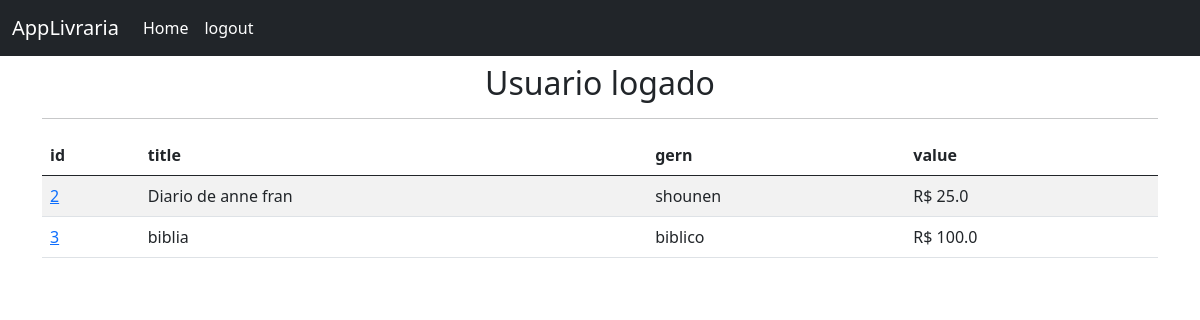
The app's page / (signed in) with its own data.
### livraria/models.py (models this page shows, shortened)
class Book(models.Model):
    created_at = models.DateTimeField(auto_now_add = True)
    title = models.CharField(max_length = 50)
    description = models.CharField(max_length = 200)
    year = models.IntegerField()
    gern = models.CharField(max_length = 30)
    value = models.FloatField()

### livraria/views.py (the view)
# urls.py: path("",home, name = "home"),
def home(request):
    books = Book.objects.all()
    if request.method == "POST":
        username = request.POST['usuario']
        password = request.POST['senha']
        user = authenticate(
            request,
            username=username,
            password=password
        )
        if user is not None:
            login(request, user)
            messages.success(request,
                "Login realizado com sucesso!")
            return redirect('home')
        else:
            messages.error(request,
                "Erro na autenticação. Tente novamente!")
            return redirect('home')
    else:
        return render(request, 'home.html',{'books':books})

### livraria/templates/home.html (shortened to what this page needs)
{% extends 'layout.html' %} {% block content %} {% if user.is_authenticated%}
<h2 class="text-center">Usuario logado</h2>
<hr />
{%if books %}
<table class="table table-striped">
  <thead>
    <tr>
      <th>id</th>
      <th>title</th>
      <th>gern</th>
      <th>value</th>
    </tr>
  </thead>
  <tbody>
    {% for book in books %}
    <tr>
      <td>
        <a href="{% url 'book' book.id %}"> {{book.id}} </a>
      </td>
      <td>{{book.title}}</td>
      <td>{{book.gern}}</td>
      <td>R$ {{book.value}}</td>
    </tr>
    {% endfor %}
  </tbody>
</table>
{% endif %} {% endif %} {% endblock %}

### records on screen
Book: id "2", title "Diario de anne fran", gern "shounen", value "25.0"
Book: id "3", title "biblia", gern "biblico", value "100.0"
